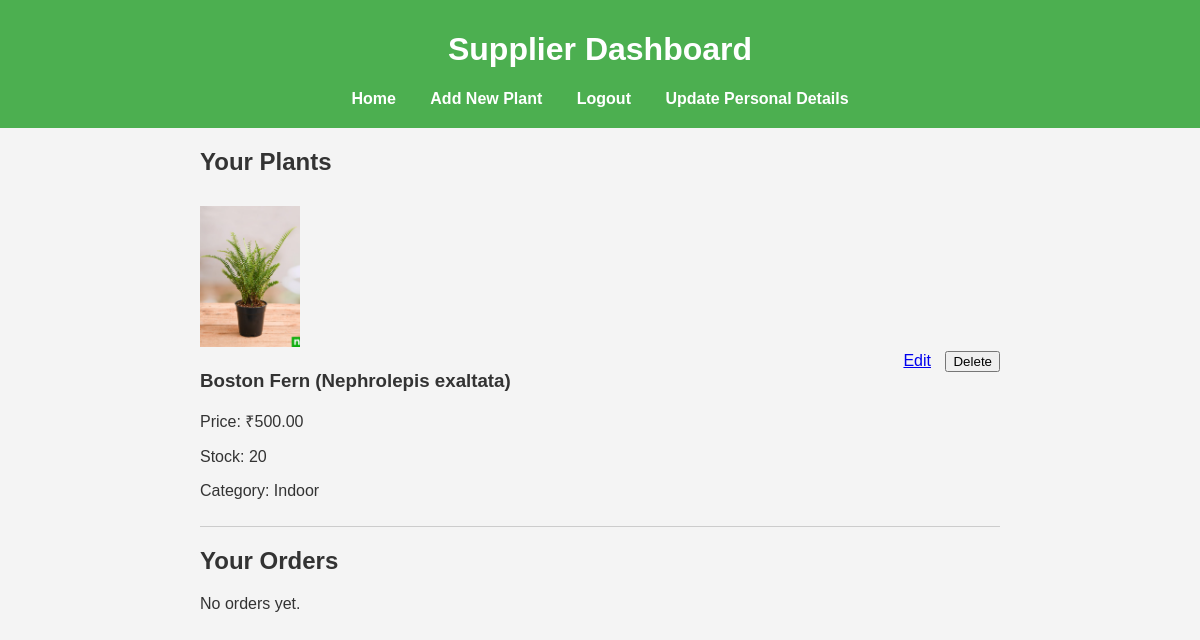
The page /supplier_dashboard (signed in) on the database as committed earlier.
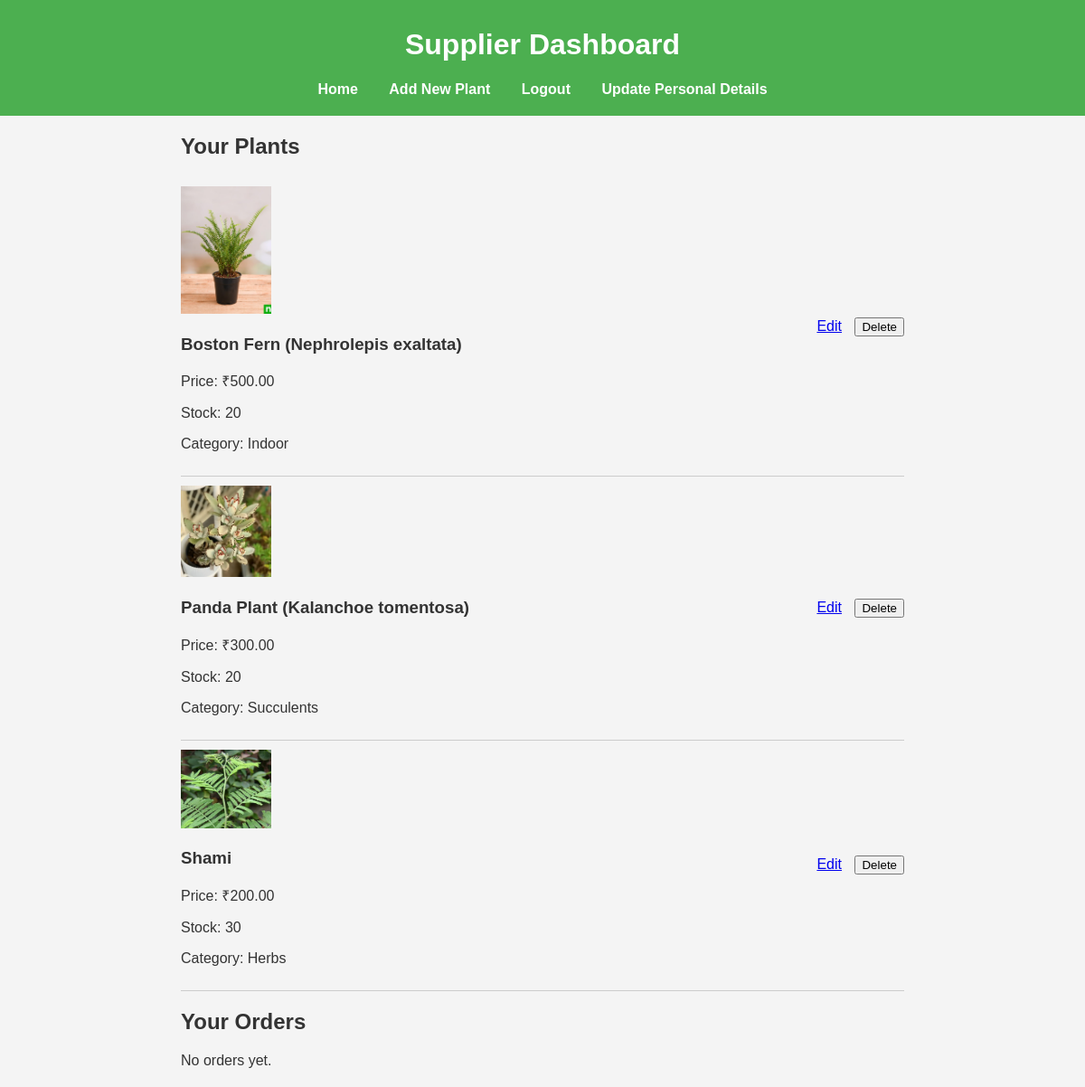
The same page on the database as committed later.
### store/models.py (models this page shows, shortened)
class Plant(models.Model):
    supplier = models.ForeignKey(Supplier, on_delete=models.CASCADE, related_name='plants')
    name = models.CharField(max_length=255)
    description = models.TextField()
    price = models.DecimalField(max_digits=10, decimal_places=2)
    image = models.ImageField(upload_to='plants/', blank=True, null=True)
    stock = models.PositiveIntegerField(default=0)
    category = models.ForeignKey(Category, on_delete=models.SET_NULL, null=True, blank=True)

class Category(models.Model):
    name = models.CharField(max_length=100)
    description = models.TextField()

### store/views.py (the view)
# urls.py: path('supplier_dashboard', views.supplier_dashboard, name='supplier_dashboard'),
def supplier_dashboard(request):
    supplier = request.user.supplier
    plants = supplier.plants.all()
    orders = Order.objects.filter(plant__supplier=supplier)  # Get all orders related to this supplier
    context = {
        'supplier': supplier,
        'orders': orders
    }
    return render(request, 'store/supplier_dashboard.html', context)

### store/templates/store/supplier_dashboard.html (shortened to what this page needs)
{% load static %}
<!DOCTYPE html>
<html>
<head>
    <link rel="stylesheet" href="/static/store/css/styles.css">
</head>
<body>
    <header>
        <h1>Supplier Dashboard</h1>
        <nav>
            <a href="/supplier_dashboard">Home</a>
            <a href="/add_plant/">Add New Plant</a>
            <a href="/logout/">Logout</a>
            <a href="/update_supplier/">Update Personal Details</a>
        </nav>
    </header>
    <div class="plant-list">
        <h2>Your Plants</h2>
        {% for plant in supplier.plants.all %}
            <div class="plant-item">
                <div class="details">
                    {% if plant.image %}
                        <img src="{{ plant.image.url }}" alt="{{ plant.name }}">
                    {% endif %}
                    <div>
                        <h3>{{ plant.name }}</h3>
                        <p>Price: ₹{{ plant.price }}</p>
                        <p>Stock: {{ plant.stock }}</p>
                        <p>Category: {{ plant.category.name }}</p>
                    </div>
                </div>
                <div class="actions">
                    <a href="{% url 'edit_plant' plant.id %}">Edit</a>
                    <form action="{% url 'delete_plant' plant.id %}" method="post" style="display:inline;">
                        <button type="submit" onclick="return confirm('Are you sure you want to delete this plant?');">Delete</button>
                    </form>
                </div>
            </div>
        {% endfor %}
    </div>
    <div class="order-list">
        <h2>Your Orders</h2>
        {% if orders %}
            {% for order in orders %}
                <div class="order-item">
                    <div class="details">
                        <div>
                            <h3>Order ID: {{ order.id }}</h3>
                            <p>Plant: {{ order.plant.name }}</p>
                            <p>Quantity: {{ order.quantity }}</p>
                            <p>Ordered by: {{ order.customer.first_name }} {{ order.customer.last_name }}</p>
                            <p>Customer Email: {{ order.customer.email }}</p>
                            <p>Order Date: {{ order.order_date }}</p>
                        </div>
                    </div>
                </div>
            {% endfor %}
        {% else %}
            <p>No orders yet.</p>
        {% endif %}
    </div>
</body>
</html>

### store/static/store/css/styles.css (style rules this page uses)
body { font-family: Arial, sans-serif; margin: 0; padding: 0; color: #333; background-color: #f4f4f4; }
header { background-color: #4CAF50; color: white; padding: 10px 0; text-align: center; }
nav { margin: 10px 0; }
nav a { color: white; text-decoration: none; margin: 0 15px; font-weight: bold; }

### store/templates/store/supplier_dashboard.html (style rules this page uses)
.plant-list, .order-list { max-width: 800px; margin: 20px auto; }
.plant-item, .order-item { display: flex; justify-content: space-between; align-items: center; border-bottom: 1px solid #ccc; padding: 10px 0; }
.plant-item img, .order-item img { max-width: 100px; margin-right: 20px; }
.actions a, .actions form { margin-left: 10px; }

Rows that differ between the two databases and show on the page:
added Plant: image (picture), name "Panda Plant (Kalanchoe tomentosa)", price "300.00", stock "20", category.name "Succulents"
added Plant: image (picture), name "Shami", price "200.00", stock "30", category.name "Herbs"
